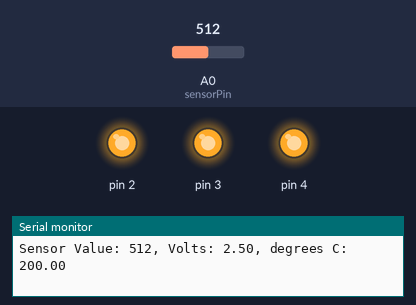
This sketch was run on a simulated Arduino Uno, built with avr-gcc and run on an emulated ATmega328P. Shown: output pins drawn as LEDs (lit = HIGH), the last lines printed to the serial monitor. The test bench sets the inputs (shaded band); at power-on: A0 (sensorPin) = 512.

Above: at 1.2 s.
1.3 s: A0 (sensorPin) set to 161
4.3 s: A0 (sensorPin) set to 144
At 5.1 s:
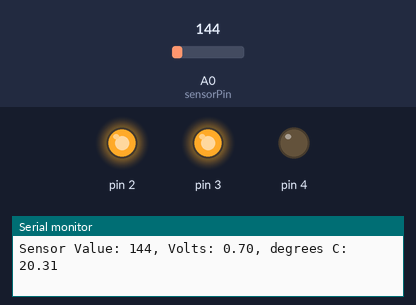
5.8 s: A0 (sensorPin) set to 122
At 6.5 s:
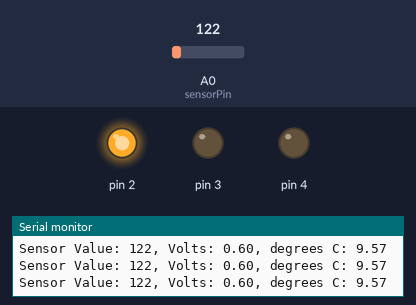
7.3 s: A0 (sensorPin) set to 1023
At 8.1 s:
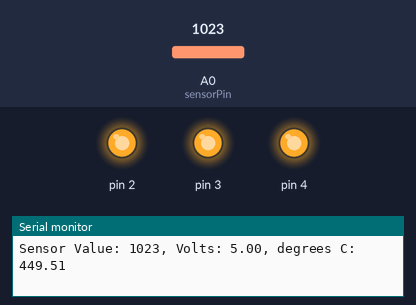
8.8 s: A0 (sensorPin) set to 0
At 9.7 s:
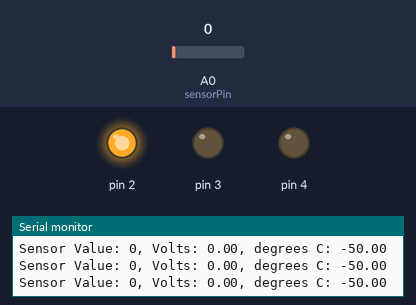
Timing chart, 0 to 11.3 s (numbered marks = the images above; inputs shaded):
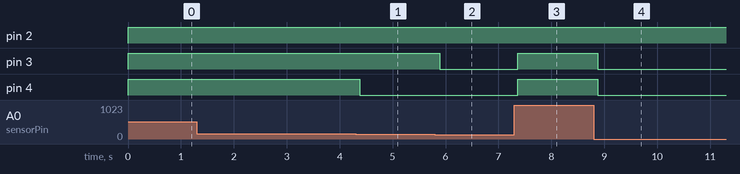

The sketch:

Project_3muudatustega.ino
```cpp
const int sensorPin =A0;
const float baselineTemp =20.0;
void setup(){
Serial.begin(9600);
  for(int pinNumber = 2; pinNumber<5; pinNumber++){
    pinMode(pinNumber, OUTPUT);
 digitalWrite(pinNumber, LOW);
}
}
void loop(){
int sensorVal = analogRead(sensorPin);

Serial.print("Sensor Value: ");
Serial.print(sensorVal);
  float voltage = (sensorVal/1024.0) * 5.0;

Serial.print(", Volts: ");
Serial.print(voltage);

Serial.print(", degrees C: ");
// convert the voltage to temperature in degrees
float temperature = (voltage - .5) * 100;
Serial.println(temperature);

if(temperature < baselineTemp){
digitalWrite(2, HIGH);
digitalWrite(3, LOW);
digitalWrite(4, LOW);
digitalWrite(5, LOW);
digitalWrite(6, LOW);
}else if(temperature >= baselineTemp-4 &&
temperature < baselineTemp+4){
digitalWrite(2, HIGH);
digitalWrite(3, HIGH);
digitalWrite(4, LOW);
digitalWrite(5, LOW);
digitalWrite(6, LOW);
}else if(temperature >= baselineTemp+0 &&
temperature < baselineTemp+6){
digitalWrite(2, HIGH);
digitalWrite(3, HIGH);
digitalWrite(4, HIGH);
digitalWrite(5, LOW);
digitalWrite(6, LOW);
}else if(temperature >= baselineTemp+4){
digitalWrite(2, HIGH);
digitalWrite(3, HIGH);
digitalWrite(4, HIGH);
digitalWrite(5, HIGH);
digitalWrite(6, LOW);
}else if(temperature >= baselineTemp+8){
digitalWrite(2, HIGH);
digitalWrite(3, HIGH);
digitalWrite(4, HIGH);
digitalWrite(5, HIGH);
digitalWrite(6, HIGH);
delay(1);
}
}
```

Measured:
- the behaviour switches between 152 and 151 on A0 (sensorPin) (found by bisection; images 0 and 1)
- after the input at 4.3 s, pin 4: HIGH → LOW after 0.08 s
- after the input at 5.8 s, pin 3: HIGH → LOW after 0.09 s
- after the input at 7.3 s, pin 3, pin 4: LOW → HIGH after 0.07 s
- after the input at 8.8 s, pin 3, pin 4: HIGH → LOW after 0.08 s
